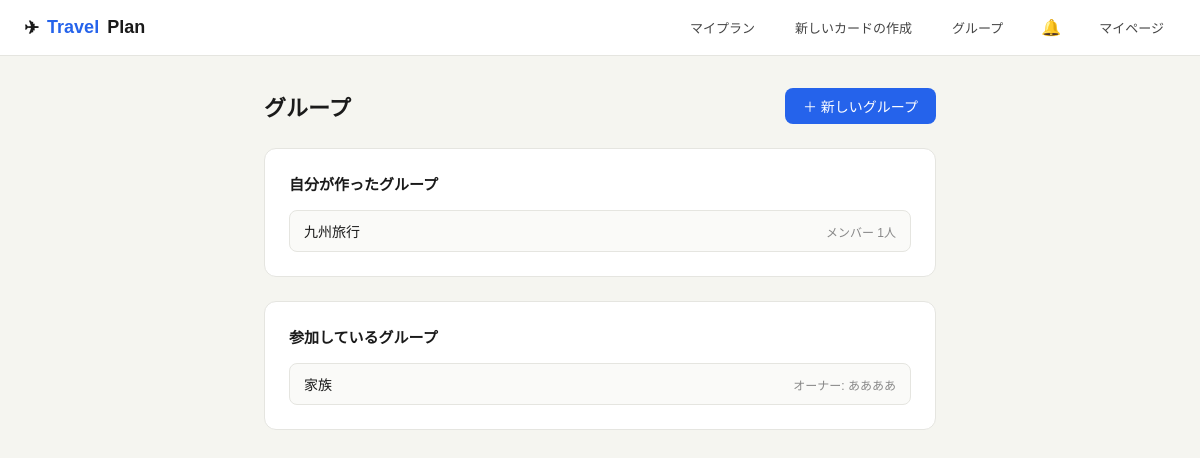
The app's page /groups/ (signed in) with its own data.
### travel/models.py (models this page shows, shortened)
class Group(models.Model):
    name = models.CharField(max_length=100)
    owner = models.ForeignKey(User, on_delete=models.CASCADE, related_name='owned_groups')
    members = models.ManyToManyField(User, related_name='travel_groups', blank=True)
    created_at = models.DateTimeField(auto_now_add=True)
    class Meta:
        ordering = ['name']

### travel/views.py (the view)
# urls.py: path('groups/', views.group_list, name='group_list'),
@login_required
def group_list(request):
    owned_groups = Group.objects.filter(owner=request.user)
    joined_groups = Group.objects.filter(members=request.user).exclude(owner=request.user)
    return render(request, 'travel/group_list.html', {
        'owned_groups': owned_groups,
        'joined_groups': joined_groups,
    })

### travel/templates/travel/group_list.html (shortened to what this page needs)
{% extends 'travel/base.html' %}
{% block content %}
<div class="container" style="max-width:720px">
  <div style="display:flex;align-items:center;justify-content:space-between;margin-bottom:24px">
    <h1 style="font-size:22px;font-weight:600">グループ</h1>
    <a href="/groups/new/" class="btn btn-primary">＋ 新しいグループ</a>
  </div>
  <div class="card" style="margin-bottom:24px">
    <h2 style="font-size:15px;font-weight:600;margin-bottom:16px">自分が作ったグループ</h2>
    {% if owned_groups %}
    <div style="display:flex;flex-direction:column;gap:8px">
      {% for group in owned_groups %}
      <a href="/groups/{{ group.pk }}/" style="display:flex;align-items:center;gap:10px;padding:10px 14px;border:1px solid #e5e5e0;border-radius:8px;background:#fafaf8;color:inherit">
        <span style="flex:1;font-size:14px;font-weight:500">{{ group.name }}</span>
        <span style="font-size:12px;color:#888">メンバー {{ group.members.count|add:1 }}人</span>
      </a>
      {% endfor %}
    </div>
    {% else %}
    <div style="text-align:center;padding:24px;color:#aaa;font-size:13px">まだグループがありません</div>
    {% endif %}
  </div>
  <div class="card">
    <h2 style="font-size:15px;font-weight:600;margin-bottom:16px">参加しているグループ</h2>
    {% if joined_groups %}
    <div style="display:flex;flex-direction:column;gap:8px">
      {% for group in joined_groups %}
      <a href="/groups/{{ group.pk }}/" style="display:flex;align-items:center;gap:10px;padding:10px 14px;border:1px solid #e5e5e0;border-radius:8px;background:#fafaf8;color:inherit">
        <span style="flex:1;font-size:14px;font-weight:500">{{ group.name }}</span>
        <span style="font-size:12px;color:#888">オーナー: {{ group.owner.username }}</span>
      </a>
      {% endfor %}
    </div>
    {% else %}
    <div style="text-align:center;padding:24px;color:#aaa;font-size:13px">参加しているグループはありません</div>
    {% endif %}
  </div>
</div>
{% endblock %}

### travel/templates/travel/base.html (style rules this page uses)
* { box-sizing:border-box;margin:0;padding:0 }
body { font-family:'Hiragino Sans','Meiryo',sans-serif;background:#f5f5f0;color:#1a1a1a;min-height:100vh }
a { color:#2563eb;text-decoration:none }
.btn { display:inline-flex;align-items:center;gap:6px;padding:8px 18px;border-radius:8px;font-size:14px;font-weight:500;cursor:pointer;border:none;transition:all .15s }
.btn-primary { background:#2563eb;color:#fff }
.container { max-width:1000px;margin:0 auto;padding:32px 24px }
.card { background:#fff;border:1px solid #e5e5e0;border-radius:12px;padding:24px }

### records on screen
Group: name "九州旅行", members.count|add "1"
Group: name "家族", owner.username "ああああ"
